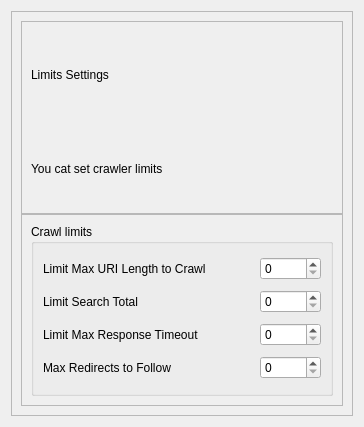
<?xml version="1.0" encoding="UTF-8"?>
<ui version="4.0">
 <class>LimitsSettingsWidget</class>
 <widget class="QWidget" name="LimitsSettingsWidget">
  <property name="geometry">
   <rect>
    <x>0</x>
    <y>0</y>
    <width>364</width>
    <height>427</height>
   </rect>
  </property>
  <property name="windowTitle">
   <string>Limits Settings</string>
  </property>
  <layout class="QVBoxLayout" name="verticalLayout_13">
   <item>
    <widget class="QFrame" name="mainSettingsFrame">
     <property name="frameShape">
      <enum>QFrame::StyledPanel</enum>
     </property>
     <property name="frameShadow">
      <enum>QFrame::Raised</enum>
     </property>
     <layout class="QVBoxLayout" name="verticalLayout_6">
      <property name="spacing">
       <number>0</number>
      </property>
      <item>
       <widget class="QFrame" name="headerFrame">
        <property name="minimumSize">
         <size>
          <width>0</width>
          <height>0</height>
         </size>
        </property>
        <property name="maximumSize">
         <size>
          <width>16777215</width>
          <height>16777215</height>
         </size>
        </property>
        <property name="frameShape">
         <enum>QFrame::StyledPanel</enum>
        </property>
        <property name="frameShadow">
         <enum>QFrame::Raised</enum>
        </property>
        <layout class="QVBoxLayout" name="verticalLayout_12">
         <property name="bottomMargin">
          <number>0</number>
         </property>
         <item>
          <widget class="QLabel" name="headerName">
           <property name="text">
            <string>Limits Settings</string>
           </property>
          </widget>
         </item>
         <item>
          <widget class="QLabel" name="text">
           <property name="text">
            <string>You cat set crawler limits</string>
           </property>
          </widget>
         </item>
        </layout>
       </widget>
      </item>
      <item>
       <widget class="QFrame" name="settingsFrame">
        <property name="frameShape">
         <enum>QFrame::StyledPanel</enum>
        </property>
        <property name="frameShadow">
         <enum>QFrame::Raised</enum>
        </property>
        <layout class="QVBoxLayout" name="verticalLayout">
         <item>
          <widget class="QGroupBox" name="groupBox">
           <property name="title">
            <string>Crawl limits</string>
           </property>
           <layout class="QGridLayout" name="gridLayout">
            <item row="0" column="0">
             <widget class="QLabel" name="label_6">
              <property name="text">
               <string>Limit Max URI Length to Crawl</string>
              </property>
             </widget>
            </item>
            <item row="0" column="1">
             <spacer name="horizontalSpacer">
              <property name="orientation">
               <enum>Qt::Horizontal</enum>
              </property>
              <property name="sizeHint" stdset="0">
               <size>
                <width>40</width>
                <height>20</height>
               </size>
              </property>
             </spacer>
            </item>
            <item row="0" column="2">
             <widget class="QSpinBox" name="limitURILength">
              <property name="sizePolicy">
               <sizepolicy hsizetype="Preferred" vsizetype="Fixed">
                <horstretch>0</horstretch>
                <verstretch>0</verstretch>
               </sizepolicy>
              </property>
              <property name="minimumSize">
               <size>
                <width>50</width>
                <height>0</height>
               </size>
              </property>
              <property name="maximum">
               <number>300</number>
              </property>
              <property name="controlKey" stdset="0">
               <string notr="true">limitMaxUrlLength</string>
              </property>
             </widget>
            </item>
            <item row="1" column="0">
             <widget class="QLabel" name="label_5">
              <property name="text">
               <string>Limit Search Total</string>
              </property>
             </widget>
            </item>
            <item row="1" column="2">
             <widget class="QSpinBox" name="limitSearch">
              <property name="sizePolicy">
               <sizepolicy hsizetype="Preferred" vsizetype="Fixed">
                <horstretch>0</horstretch>
                <verstretch>0</verstretch>
               </sizepolicy>
              </property>
              <property name="minimumSize">
               <size>
                <width>50</width>
                <height>0</height>
               </size>
              </property>
              <property name="maximum">
               <number>10000</number>
              </property>
              <property name="controlKey" stdset="0">
               <string notr="true">limitSearchTotal</string>
              </property>
             </widget>
            </item>
            <item row="2" column="0">
             <widget class="QLabel" name="label_8">
              <property name="text">
               <string>Limit Max Response Timeout</string>
              </property>
             </widget>
            </item>
            <item row="2" column="2">
             <widget class="QSpinBox" name="responseTimeout">
              <property name="sizePolicy">
               <sizepolicy hsizetype="Preferred" vsizetype="Fixed">
                <horstretch>0</horstretch>
                <verstretch>0</verstretch>
               </sizepolicy>
              </property>
              <property name="minimumSize">
               <size>
                <width>50</width>
                <height>0</height>
               </size>
              </property>
              <property name="maximum">
               <number>50000</number>
              </property>
              <property name="controlKey" stdset="0">
               <string notr="true">limitTimeout</string>
              </property>
             </widget>
            </item>
            <item row="3" column="0">
             <widget class="QLabel" name="label_7">
              <property name="text">
               <string>Max Redirects to Follow</string>
              </property>
             </widget>
            </item>
            <item row="3" column="2">
             <widget class="QSpinBox" name="maxRedirects">
              <property name="sizePolicy">
               <sizepolicy hsizetype="Preferred" vsizetype="Fixed">
                <horstretch>0</horstretch>
                <verstretch>0</verstretch>
               </sizepolicy>
              </property>
              <property name="minimumSize">
               <size>
                <width>50</width>
                <height>0</height>
               </size>
              </property>
              <property name="maximum">
               <number>100</number>
              </property>
              <property name="controlKey" stdset="0">
               <string notr="true">maxRedirectCount</string>
              </property>
             </widget>
            </item>
           </layout>
          </widget>
         </item>
        </layout>
       </widget>
      </item>
     </layout>
    </widget>
   </item>
  </layout>
 </widget>
 <tabstops>
  <tabstop>limitURILength</tabstop>
  <tabstop>maxRedirects</tabstop>
 </tabstops>
 <resources/>
 <connections/>
</ui>
